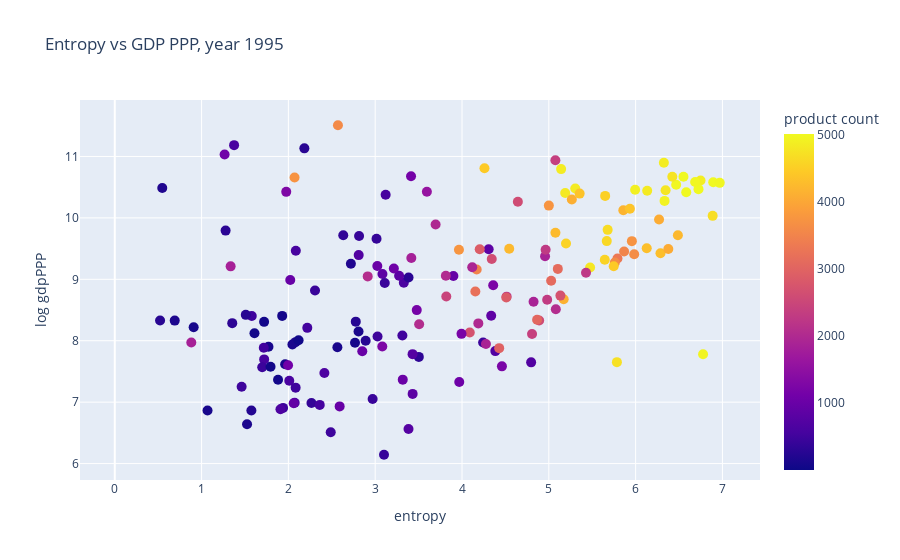

The notebook cell saved with this chart:
### Markdown cell above
# Plotly Plot

### Code cell
import plotly.express as px
import pandas as pd


# Create a Pandas DataFrame with the columns for the scatter plot, from dictionaries
plot_df = pd.DataFrame(index=entropy_country.keys())
plot_df['entropy'] = [entropy_country[index] for index in plot_df.index]
plot_df['log gdpPPP'] = [gdp_country.get(index) for index in plot_df.index]
plot_df['product count'] = [product_exporters.get(index) for index in plot_df.index]

fig = px.scatter(plot_df, 
                 title=f"Entropy vs GDP PPP, year {year}",
                 x="entropy", 
                 y="log gdpPPP", 
                 color="product count", 
                 hover_data=[plot_df.index])
fig.update_traces(marker_size=10)
fig.show()

### Figure 1 — Plotly figure (JSON) as saved in the notebook; plotly's stock layout.template omitted (floating-point values rounded to 4 significant figures; data arrays with more than 128 entries replaced by an {"elided": "..."} marker saying what was removed)
{"data": [{"customdata": {"elided": "212x1 str values"}, "hovertemplate": "entropy=%{x}<br>log gdpPPP=%{y}<br>index=%{customdata[0]}<br>product count=%{marker.color}<extra></extra>", "legendgroup": "", "marker": {"color": {"elided": "212 int values"}, "coloraxis": "coloraxis", "symbol": "circle", "size": 10}, "mode": "markers", "name": "", "orientation": "v", "showlegend": false, "x": {"elided": "212 float values"}, "xaxis": "x", "y": {"elided": "212 float values"}, "yaxis": "y", "type": "scatter"}], "layout": {"xaxis": {"anchor": "y", "domain": [0.0, 1.0], "title": {"text": "entropy"}}, "yaxis": {"anchor": "x", "domain": [0.0, 1.0], "title": {"text": "log gdpPPP"}}, "coloraxis": {"colorbar": {"title": {"text": "product count"}}, "colorscale": [[0.0, "#0d0887"], [0.1111, "#46039f"], [0.2222, "#7201a8"], [0.3333, "#9c179e"], [0.4444, "#bd3786"], [0.5556, "#d8576b"], [0.6667, "#ed7953"], [0.7778, "#fb9f3a"], [0.8889, "#fdca26"], [1.0, "#f0f921"]]}, "legend": {"tracegroupgap": 0}, "title": {"text": "Entropy vs GDP PPP, year 1995"}}}
